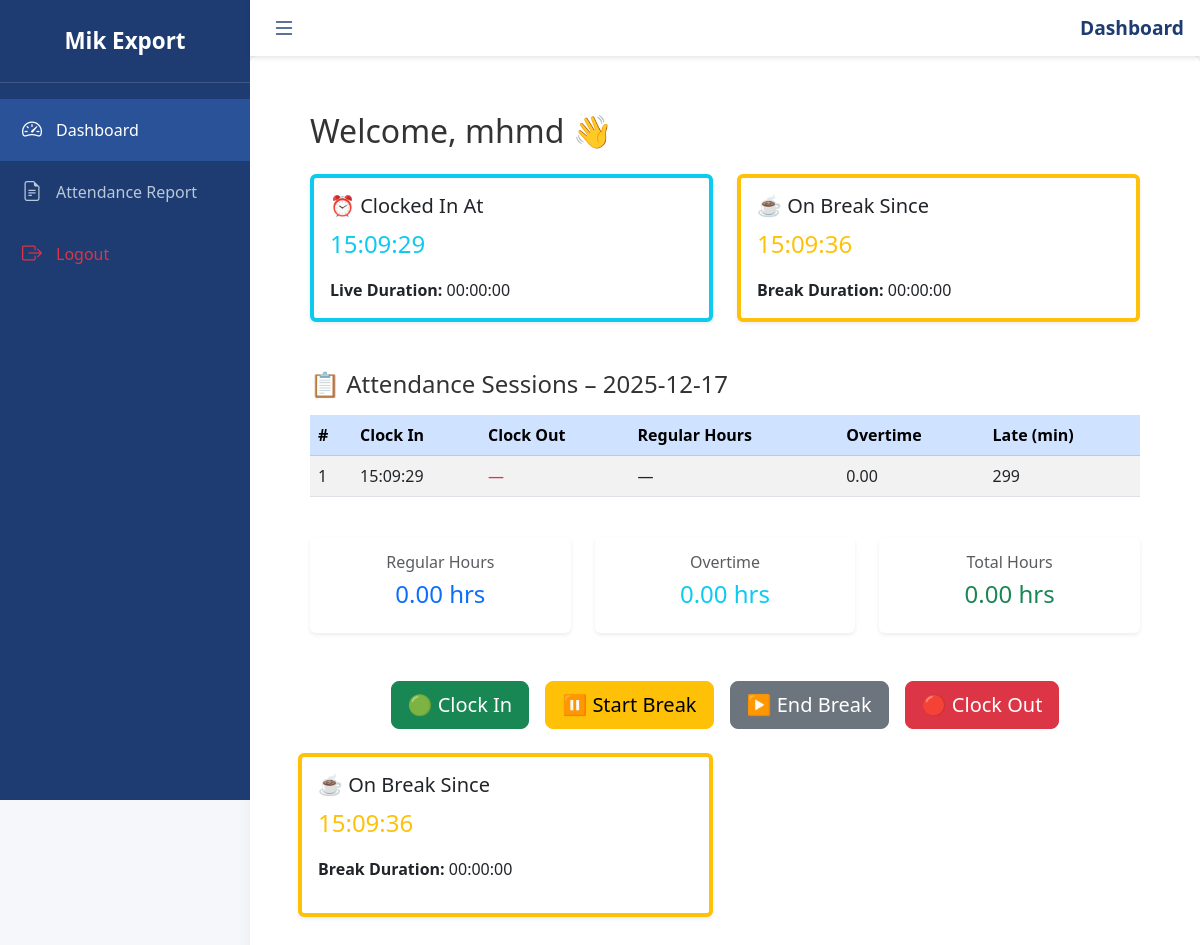
/ (signed in), run on an earlier commit of the app's database.
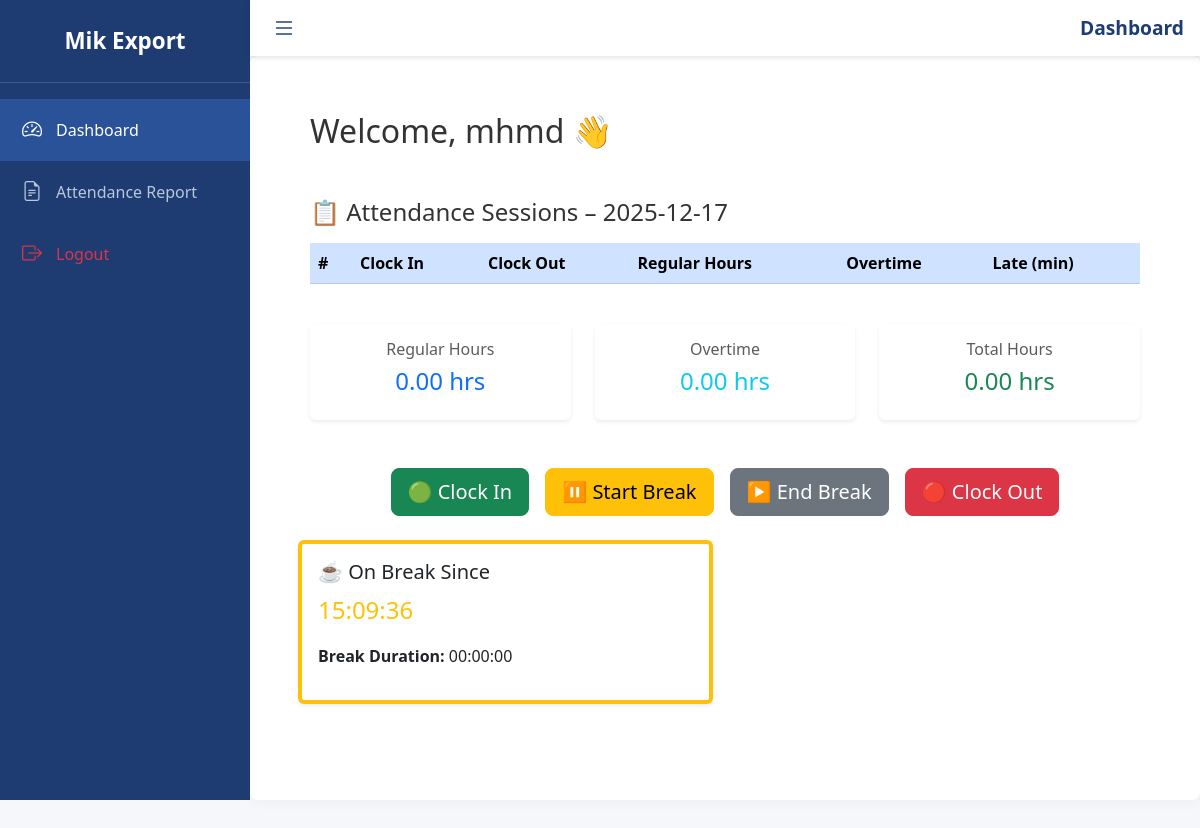
And on a later commit of the database.
### attendance_app/models.py (models this page shows, shortened)
class Attendance(db.Model):
    id = db.Column(db.Integer, primary_key=True)
    user_id = db.Column(db.Integer, db.ForeignKey('user.id'))
    date = db.Column(db.Date, nullable=False)
    clock_in = db.Column(db.Time, nullable=False)
    clock_out = db.Column(db.Time, nullable=True)
    overtime = db.Column(db.Float)
    late_minutes = db.Column(db.Integer)
    user = db.relationship('User', backref='attendances')

class BreakSession(db.Model):
    __tablename__ = 'break_session'
    id = db.Column(db.Integer, primary_key=True)
    user_id = db.Column(db.Integer, db.ForeignKey('user.id'), nullable=False)
    attendance_id = db.Column(db.Integer, db.ForeignKey('attendance.id'))
    date = db.Column(db.Date, nullable=False)
    start_time = db.Column(db.Time, nullable=False)
    end_time = db.Column(db.Time, nullable=True)
    user = db.relationship('User', backref='break_sessions')
    attendance = db.relationship('Attendance', backref='break_sessions')

### attendance_app/routes.py (the view, shortened to what this page needs)
@app.route('/')
@login_required
def dashboard():
    today = date.today()
    sessions = Attendance.query.filter(
        Attendance.user_id == current_user.id,
        Attendance.date == today
    ).order_by(Attendance.clock_in).all()
    total_regular = timedelta()
    overtime = 0
    late_minutes = 0
    active_clock_in = None
    active_break = BreakSession.query.filter_by(
    user_id=current_user.id,
    date=today,
    end_time=None
).first()
    active_break_start = active_break.start_time if active_break else None
    for s in sessions:
        if s.clock_in and s.clock_out:
            duration = datetime.combine(today, s.clock_out) - datetime.combine(today, s.clock_in)
            total_regular += duration - timedelta(hours=s.overtime or 0)
            overtime += s.overtime or 0
            late_minutes += s.late_minutes or 0
        elif s.clock_in and not s.clock_out:
            active_clock_in = s.clock_in
            now = datetime.now()
            clock_in_datetime = datetime.combine(today, s.clock_in)
            duration = now - clock_in_datetime
            total_regular += duration
            last_break = BreakSession.query.filter_by(attendance_id=s.id).order_by(BreakSession.id.desc()).first()
            if last_break and last_break.break_end is None:
                active_break_start = last_break.break_start
    return render_template(
        'dashboard.html',
        today=today,
        sessions=sessions,
        total_regular=total_regular,
        overtime=overtime,
        late_minutes=late_minutes,
        active_clock_in=active_clock_in,
        active_break_start=active_break_start,
        active_break=active_break,
        datetime=datetime
    )

### attendance_app/models.py (called while the page is built)
@login_manager.user_loader
def load_user(user_id):
    return User.query.get(int(user_id))

### attendance_app/templates/dashboard.html (shortened to what the changed rows need)
{% extends 'base.html' %}
{% block content %}
<div class="container py-4">
  <h2 class="mb-4">Welcome, {{ current_user.name }} 👋</h2>
  {% if active_clock_in %}
  <div class="row mb-4">
    <div class="col-md-6">
      <div class="card border-start border-info border-4 shadow-sm">
        <div class="card-body">
          <h5 class="card-title">⏰ Clocked In At</h5>
          <p class="fs-4 text-info">{{ active_clock_in.strftime('%H:%M:%S') }}</p>
          <p class="mb-0"><strong>Live Duration:</strong> <span id="liveDuration" class="text-dark">00:00:00</span></p>
        </div>
      </div>
    </div>
    {% if active_break_start %}
    <div class="col-md-6">
      <div class="card border-start border-warning border-4 shadow-sm">
        <div class="card-body">
          <h5 class="card-title">☕ On Break Since</h5>
          <p class="fs-4 text-warning">{{ active_break_start.strftime('%H:%M:%S') }}</p>
          <p class="mb-0"><strong>Break Duration:</strong> <span id="breakTimer" class="text-dark">00:00:00</span></p>
        </div>
      </div>
    </div>
    {% endif %}
  </div>
  {% endif %}
  <div class="mt-5">
    <div class="table-responsive">
      <table class="table table-striped table-hover align-middle">
        <thead class="table-primary">
          <tr>
            <th>#</th>
            <th>Clock In</th>
            <th>Clock Out</th>
            <th>Regular Hours</th>
            <th>Overtime</th>
            <th>Late (min)</th>
          </tr>
        </thead>
        <tbody>
          {% set total_regular = namespace(value=0.0) %}
          {% set total_overtime = namespace(value=0.0) %}
          {% for session in sessions %}
            {% set dt_in = datetime.combine(today, session.clock_in) %}
            {% set dt_out = datetime.combine(today, session.clock_out) if session.clock_out else none %}
            {% set overtime = session.overtime or 0 %}
            <tr>
              <td>{{ loop.index }}</td>
              <td>{{ session.clock_in.strftime('%H:%M:%S') }}</td>
              <td>
                {% if session.clock_out %}
                  {{ session.clock_out.strftime('%H:%M:%S') }}
                {% else %}
                  <span class="text-danger">—</span>
                {% endif %}
              </td>
              <td>
                {% if dt_out %}
                  {% set duration_hours = (dt_out - dt_in).total_seconds() / 3600 %}
                  {% set regular_hours = duration_hours - overtime %}
                  {{ "%.2f"|format(regular_hours) }}
                  {% set total_regular.value = total_regular.value + regular_hours %}
                {% else %}
                  —
                {% endif %}
              </td>
              <td>
                {{ "%.2f"|format(overtime) }}
                {% set total_overtime.value = total_overtime.value + overtime %}
              </td>
              <td>{{ session.late_minutes or 0 }}</td>
            </tr>
          {% endfor %}
        </tbody>
      </table>
    </div>
  </div>
</div>
{% if active_break %}
<div class="row mb-4">
  <div class="col-md-6">
    <div class="card border-start border-warning border-4 shadow-sm">
      <div class="card-body">
        <h5 class="card-title">☕ On Break Since</h5>
        <p class="fs-4 text-warning">{{ active_break.start_time.strftime('%H:%M:%S') }}</p>
        <p><strong>Break Duration:</strong> <span id="breakDuration" class="text-dark">00:00:00</span></p>
      </div>
    </div>
  </div>
</div>
{% endif %}
{% endblock %}

What changed in the data, as far as the page shows it:
removed Attendance: strftime "15:09:29", clock_in "15:09:29", overtime "0.00", late_minutes "299"
shown differently, row unchanged: BreakSession: strftime "15:09:36" → (not shown)
Also different on the page:
text no longer shown: "⏰ Clocked In At Live Duration: 00:00:00 ☕ On Break Since Break Duration: 00:00:00"
